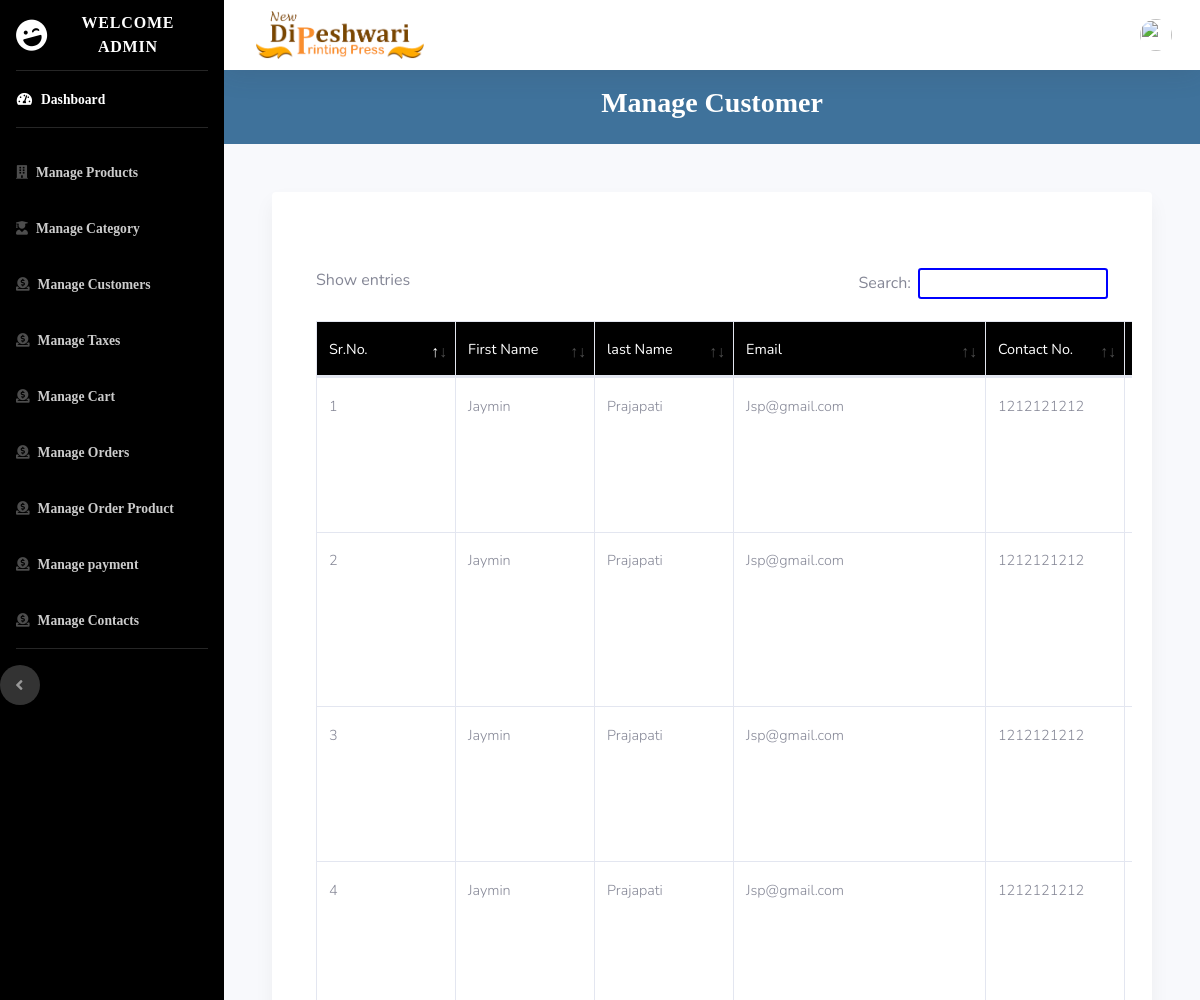
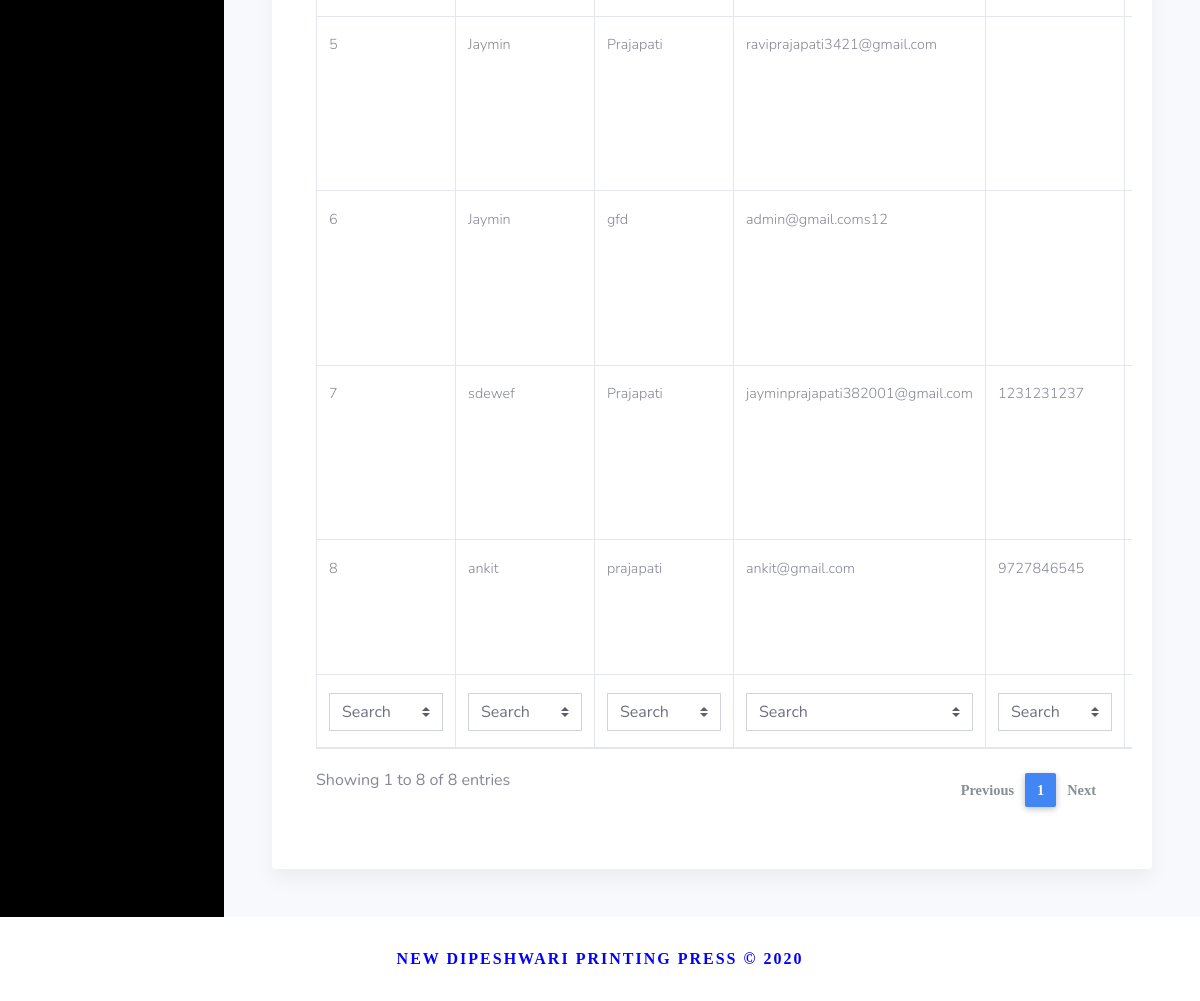
The app's page /admin/managecustomer.php (signed in) with its own data (2 pictures, top to bottom).
### tables this page shows
CREATE TABLE `customeraddress` (
  `customerAddressId` int(10) NOT NULL,
  `customerId` int(10) DEFAULT NULL,
  `addressId` int(10) DEFAULT NULL,
  `isPreffered` varchar(10) DEFAULT NULL,
  `insertDate` date DEFAULT NULL,
  `updateDate` date DEFAULT NULL
);

CREATE TABLE `customer` (
  `customerId` int(10) NOT NULL,
  `firstName` varchar(50) DEFAULT NULL,
  `lastName` varchar(50) DEFAULT NULL,
  `email` varchar(50) DEFAULT NULL,
  `password` varchar(50) DEFAULT NULL,
  `contactNo` varchar(12) DEFAULT NULL,
  `activeStatus` int(2) DEFAULT NULL,
  `verified` int(2) DEFAULT NULL,
  `insertDate` date DEFAULT NULL,
  `updateDate` date DEFAULT NULL
);

### admin/managecustomer.php (the view, shortened to what this page needs)
<?php
include 'templates/header.php';
include 'templates/navigation.php';
include 'common/database.php';
?>
<div class="d-flex align-items-center py-3 unique-color">
    <div class="container  text-center ">
        <h3 class="text-white">Manage Customer</h3>
    </div>
</div>
<div class="card  mb-4 m-5">
    <div class="card-body">
        <div class="table-responsive">
            <div id="dataTable_wrapper" class="dataTables_wrapper dt-bootstrap4">
                <div class="container">
                    <section class="mt-5 mb-4">
                        <table id="dt-filter-select" class="table table-bordered " cellspacing="0" width="100%">
                            <thead class="black white-text">
                                <tr>
                                    <th class="th-sm">Sr.No.</th>
                                    <th class="th-sm">First Name</th>
                                    <th class="th-sm">last Name</th>
                                    <th class="th-sm">Email</th>
                                    <th class="th-sm">Contact No.</th>
                                    <th class="th-sm">Address</th>
                                </tr>
                            </thead>
                            <tbody>
                                <?php
                    $res = mysqli_query($link, "select * from customerAddress");
                    $srNo = 1;
                    $custId = array();
                    $addressId = array();
                    $index = 0;
                    while ($row = mysqli_fetch_array($res)) {
                        $custId[$index] = $row['customerId'];
                        $addressId[$index] = $row['addressId'];
                        $getcust = "select * from customer where customerId = " . $custId[$index] . " ";
                        $custFetch = mysqli_query($link, $getcust);
                        $row = mysqli_fetch_assoc($custFetch);
                        $getaddress = "select * from address where addressId = " . $addressId[$index] . " ";
                        $addressFetch = mysqli_query($link, $getaddress);
                        $row1 = mysqli_fetch_assoc($addressFetch);
                ?>
                                <tr>
                                    <td> <?php echo $srNo++; ?></td>
                                    <td> <?php echo $row['firstName']; ?></td>
                                    <td> <?php echo $row['lastName']; ?></td>
                                    <td> <?php echo $row['email']; ?></td>
                                    <td> <?php echo $row['contactNo']; ?></td>
                                    <td> <?php echo $row1['houseNo']; ?>, <?php echo $row1['recidenceName']; ?>,
                                    </td>
                                </tr>
                                <?php
                }
                ?>
                            </tbody>
                            <tfoot>
                                <tr>
                                <th class="th-sm">Sr.No.</th>
                                    <th class="th-sm">First Name</th>
                                    <th class="th-sm">last Name</th>
                                    <th class="th-sm">Email</th>
                                    <th class="th-sm">Contact No.</th>
                                    <th class="th-sm">Address</th>
                                     </tr>
                            </tfoot>
                        </table>
                    </section>
                </div>
            </div>
        </div>
    </div>
</div>
<?php
include 'templates/navigation_end.php';
include 'templates/footer.php';
?>

### assets/css/style.css (style rules this page uses)
.btn,button,a,a > span, footer span,h1,h2,h3,h4,h5,h6,.h1,.h2,.h3,.h4,.h5,.h6 { font-family: 'Product Sans'!important; font-weight: 900!important; }

### admin/templates/header.php (style rules this page uses)
.card { box-shadow: 0 10px 20px 0 rgba(0,0,0,0.05)!important; border:0px!important; border-radius: .25rem!important; }

### records on screen
customeraddress: customerId.firstName "Jaymin", customerId.lastName "Prajapati", customerId.email "Jsp@gmail.com", customerId.contactNo "1212121212"
customeraddress: customerId.firstName "Jaymin", customerId.lastName "Prajapati", customerId.email "Jsp@gmail.com", customerId.contactNo "1212121212"
customeraddress: customerId.firstName "Jaymin", customerId.lastName "Prajapati", customerId.email "Jsp@gmail.com", customerId.contactNo "1212121212"
customeraddress: customerId.firstName "Jaymin", customerId.lastName "Prajapati", customerId.email "Jsp@gmail.com", customerId.contactNo "1212121212"
customeraddress: customerId.firstName "Jaymin", customerId.lastName "Prajapati", customerId.email "raviprajapati3421@gmail.com"
customeraddress: customerId.firstName "Jaymin", customerId.lastName "gfd", customerId.email "admin@gmail.coms12"
customeraddress: customerId.firstName "sdewef", customerId.lastName "Prajapati", customerId.email "jayminprajapati382001@gmail.com", customerId.contactNo "1231231237"
customeraddress: customerId.firstName "ankit", customerId.lastName "prajapati", customerId.email "ankit@gmail.com", customerId.contactNo "9727846545"
